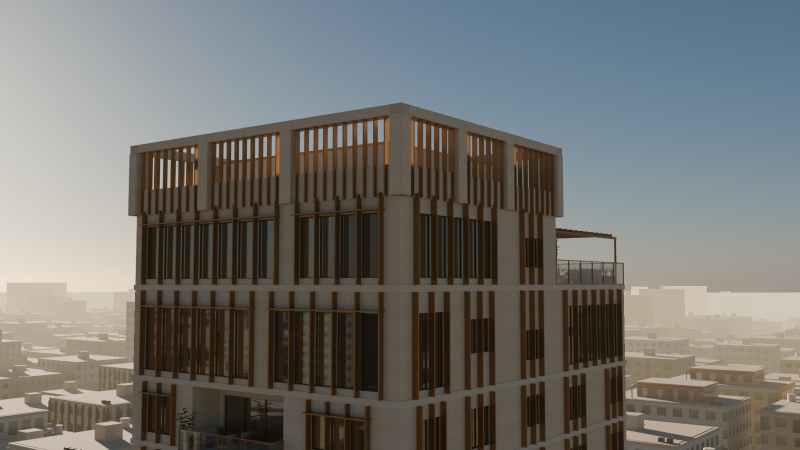
#> input picture project_artifacts/crown_preview/cycles_crown/crown_close_golden.jpg, 1600 x 900 px, found by its file name (shown at 1/2 size)
$ python crown_boards.py
#> lines starting #> are read from the running program, lines starting #| are printed output that depends on the picture
"""V11.4 crown preview boards (D18): NAKHLA today | NAKHLA with the open roof crown, for the owner's aesthetic review.
Only NAKHLA's own renders and live captures (no third-party frames). Output: project_artifacts/crown_preview/BOARD_*.jpg
Usage: python tools/crown_boards.py
"""
import os
from PIL import Image, ImageDraw, ImageFont

P = 'project_artifacts/crown_preview'
try:
    F = ImageFont.truetype('C:/Windows/Fonts/segoeui.ttf', 26); FS = ImageFont.truetype('C:/Windows/Fonts/segoeui.ttf', 18)
except Exception:
    F = FS = ImageFont.load_default()
W, H = 960, 540
PAIRS = [
    ('cycles_close', 'Photoreal (Cycles) - close view of the tower top', [('golden', 'crown_close_golden.jpg'), ('dusk', 'crown_close_dusk.jpg'), ('night', 'crown_close_night.jpg')], 'cycles_now', 'cycles_crown'),
    ('live_close', 'Live 3D website - close view of the tower top', [('golden', 'crown_close_golden.png'), ('night', 'crown_close_night.png')], 'live_now', 'live_crown'),
]

def fit(path):
    im = Image.open(path).convert('RGB'); r = min(W / im.width, H / im.height)
#> in fit, im is the input picture: PIL image 1600x900 RGB; mean R, G, B 112.9, 112.6, 109.1
#> after `r = min(W / im.width, H / im.height)`: r = 0.6
    im = im.resize((int(im.width * r), int(im.height * r)), Image.LANCZOS)
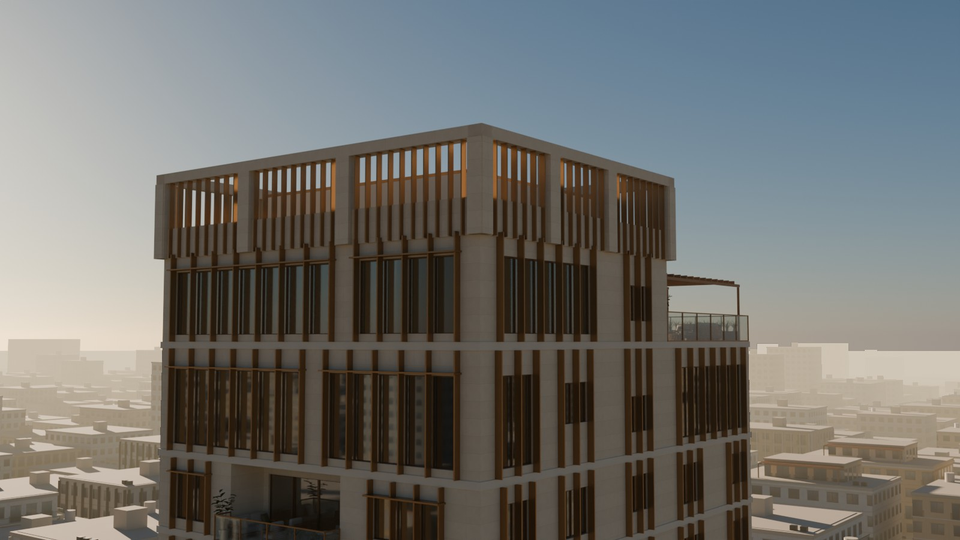
#> im: PIL image 960x540 RGB; mean R, G, B 112.9, 112.6, 109.1
    c = Image.new('RGB', (W, H), (18, 20, 20)); c.paste(im, ((W - im.width) // 2, (H - im.height) // 2)); return c

for key, title, rows, before, after in PAIRS:
    rows = [r for r in rows if os.path.exists(os.path.join(P, before, r[1])) and os.path.exists(os.path.join(P, after, r[1]))]
    if not rows: print('skip', key); continue
    top = 60; lab = 34
    board = Image.new('RGB', (2 * W + 30, top + len(rows) * (H + lab) + 50), (12, 13, 13)); d = ImageDraw.Draw(board)
    d.text((14, 14), title + '  -  owner review (D18)', fill=(240, 232, 218), font=F)
    for i, (tag, f) in enumerate(rows):
        y = top + i * (H + lab)
        board.paste(fit(os.path.join(P, before, f)), (10, y)); board.paste(fit(os.path.join(P, after, f)), (W + 20, y))
#> after `board.paste(fit(os.path.join(P, before, f)), (10, y))`:
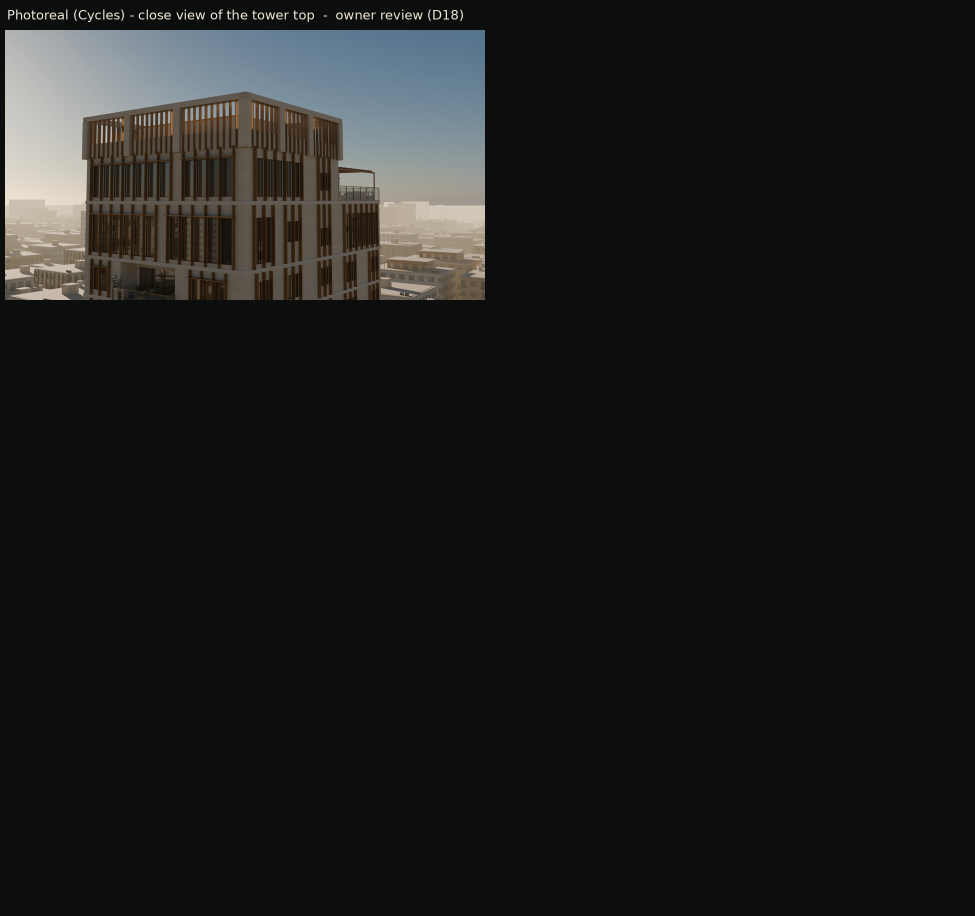
#> board: PIL image 1950x1832 RGB (shown at 1/2 size); mean R, G, B 26.9, 27.7, 27.2
#> after `board.paste(fit(os.path.join(P, after, f)), (W + 20, y))`:
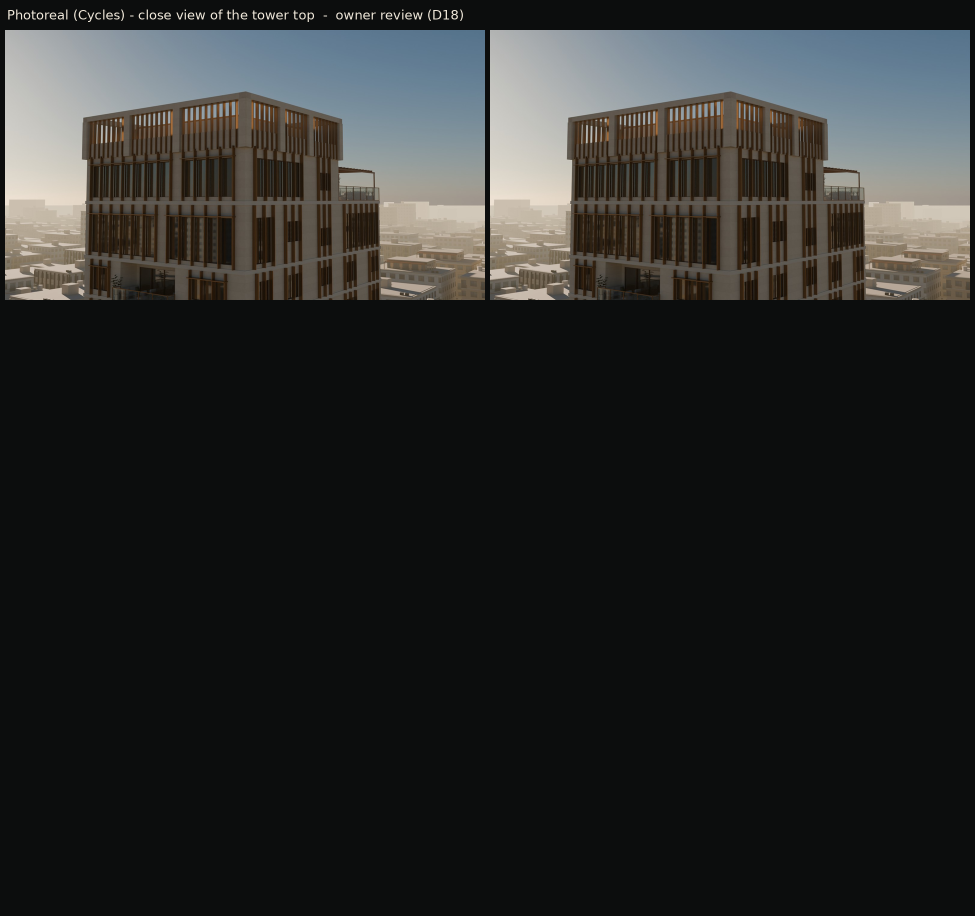
#> board: PIL image 1950x1832 RGB (shown at 1/2 size); mean R, G, B 41.5, 42.2, 41.1
        d.text((14, y + H + 4), f'TODAY - {tag}', fill=(230, 220, 205), font=FS)
        d.text((W + 24, y + H + 4), f'WITH OPEN ROOF CROWN - {tag}', fill=(230, 220, 205), font=FS)
    d.text((14, board.height - 36), 'Concept only. Boards made for the owner review of 2026-11-14 (the crown was then adopted, D18).', fill=(200, 160, 120), font=FS)
    out = os.path.join(P, f'BOARD_{key}.jpg'); board.save(out, quality=88); print('board', out)
#> after `out = os.path.join(P, f'BOARD_{key}.jpg')`:
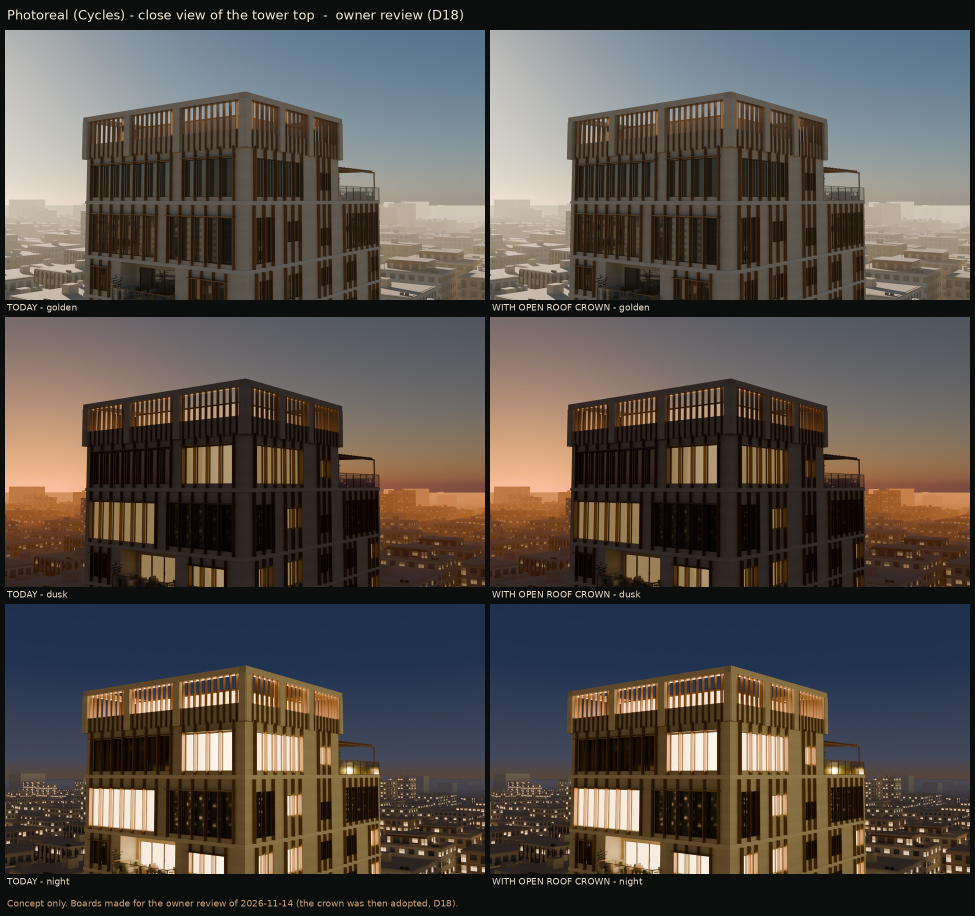
#> saved as BOARD_cycles_close.jpg: PIL image 1950x1832 RGB (shown at 1/2 size); mean R, G, B 84.4, 77.6, 72.2
